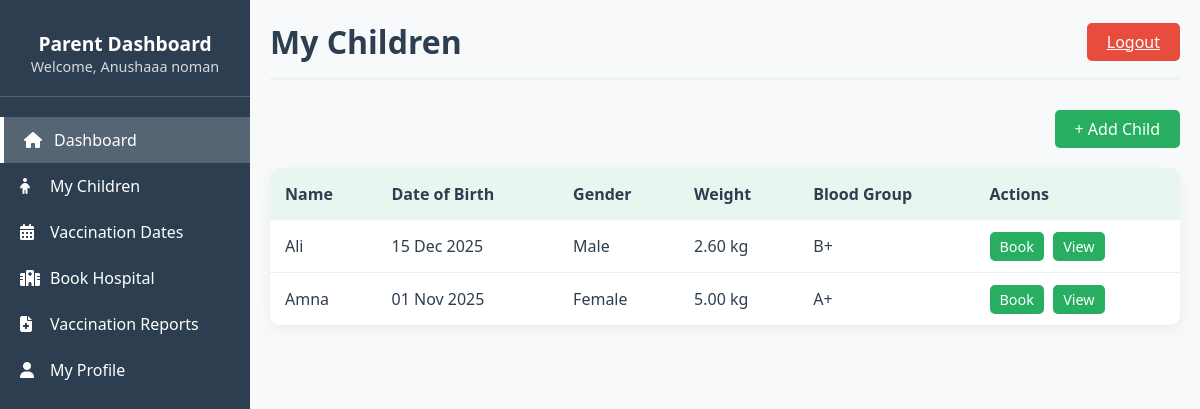
/parent/children.php (signed in), run on an earlier commit of the app's database.
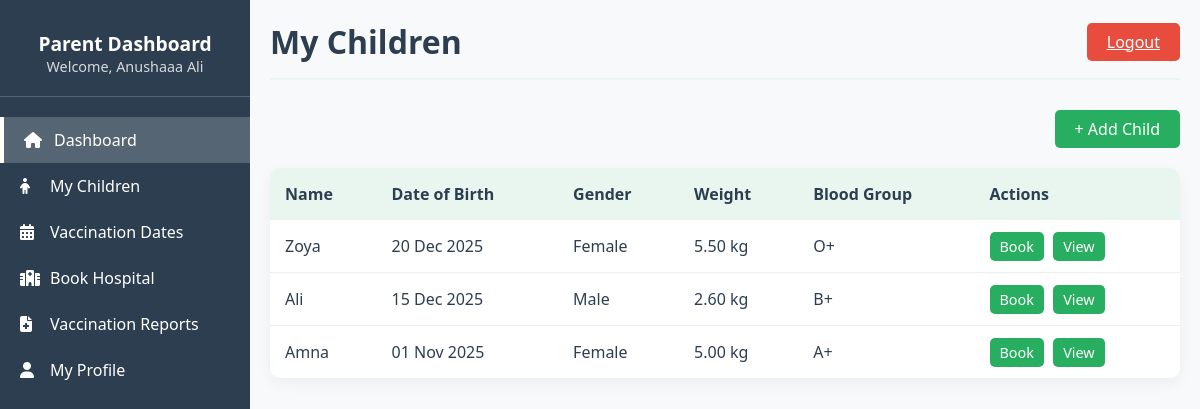
And on a later commit of the database.
### tables this page shows
CREATE TABLE `children` (
  `child_id` int(11) NOT NULL,
  `parent_id` int(11) NOT NULL,
  `child_name` varchar(100) NOT NULL,
  `dob` date NOT NULL,
  `gender` varchar(10) DEFAULT NULL,
  `created_at` datetime DEFAULT current_timestamp(),
  `weight` decimal(5,2) DEFAULT NULL,
  `blood_group` varchar(5) DEFAULT NULL
);

### parent/children.php (the view, shortened to what this page needs)
<?php
include("header.php");
include("../includes/config.php");
$parent_id = $_SESSION['user_id'];
$sql = "SELECT * FROM children WHERE parent_id = '$parent_id' ORDER BY created_at DESC";
$result = mysqli_query($conn, $sql);
?>
<div class="main-content">
    <div class="header">
        <h1>My Children</h1>
        <a href="../logout.php" class="logout-btn">Logout</a>
    </div>
    <div style="text-align: right; margin-bottom: 20px;">
        <a href="add_child.php" class="btn">+ Add Child</a>
    </div>
    <?php if(mysqli_num_rows($result) > 0): ?>
    <table class="data-table">
        <tr>
            <th>Name</th>
            <th>Date of Birth</th>
            <th>Gender</th>
            <th>Weight</th>
            <th>Blood Group</th>
            <th>Actions</th>
        </tr>
        <?php while($child = mysqli_fetch_assoc($result)):
        ?>
        <tr>
            <td><?php echo $child['child_name']; ?></td>
            <td><?php echo date('d M Y', strtotime($child['dob'])); ?></td>
            <td><?php echo $child['gender']; ?></td>
            <td><?php echo $child['weight'] ? $child['weight'] . ' kg' : '-'; ?></td>
            <td><?php echo $child['blood_group'] ?: '-'; ?></td>
            <td>
                <a href="book_hospital.php?child_id=<?php echo $child['child_id']; ?>" class="btn-small">Book</a>
                <a href="view_child.php?child_id=<?php echo $child['child_id']; ?>" class="btn-small">View</a>
            </td>
        </tr>
        <?php endwhile; ?>
    </table>
    <?php endif; ?>
</div>
</body>
</html>

### parent/header.php (shortened to what this page needs)
<!DOCTYPE html>
<html lang="en">
<head>
    <link rel="stylesheet" href="https://cdnjs.cloudflare.com/ajax/libs/font-awesome/6.4.0/css/all.min.css">
</head>
<body>
    <div class="dashboard-container">
        <div class="sidebar">
            <div class="sidebar-header">
                <h2>Parent Dashboard</h2>
                <p style="font-size: 0.9rem; opacity: 0.8;">Welcome, <?php echo $_SESSION['name']; ?></p>
            </div>
            <div class="sidebar-menu">
                <a href="dashboard.php" class="menu-item active">
                    <i class="fas fa-home"></i> Dashboard
                </a>
                <a href="children.php" class="menu-item">
                    <i class="fas fa-child"></i> My Children
                </a>
                <a href="vaccination_dates.php" class="menu-item">
                    <i class="fas fa-calendar-alt"></i> Vaccination Dates
                </a>
                <a href="book_hospital.php" class="menu-item">
                    <i class="fas fa-hospital"></i> Book Hospital
                </a>
                <a href="reports.php" class="menu-item">
                    <i class="fas fa-file-medical"></i> Vaccination Reports
                </a>
                <a href="profile.php" class="menu-item">
                    <i class="fas fa-user"></i> My Profile
                </a>
            </div>
        </div>

What changed in the data, as far as the page shows it:
added children: child_name "Zoya", dob "20 Dec 2025", gender "Female", weight "5.50", blood_group "O+"
Also different on the page:
$_SESSION['name']: "Anushaaa noman" → "Anushaaa Ali"
